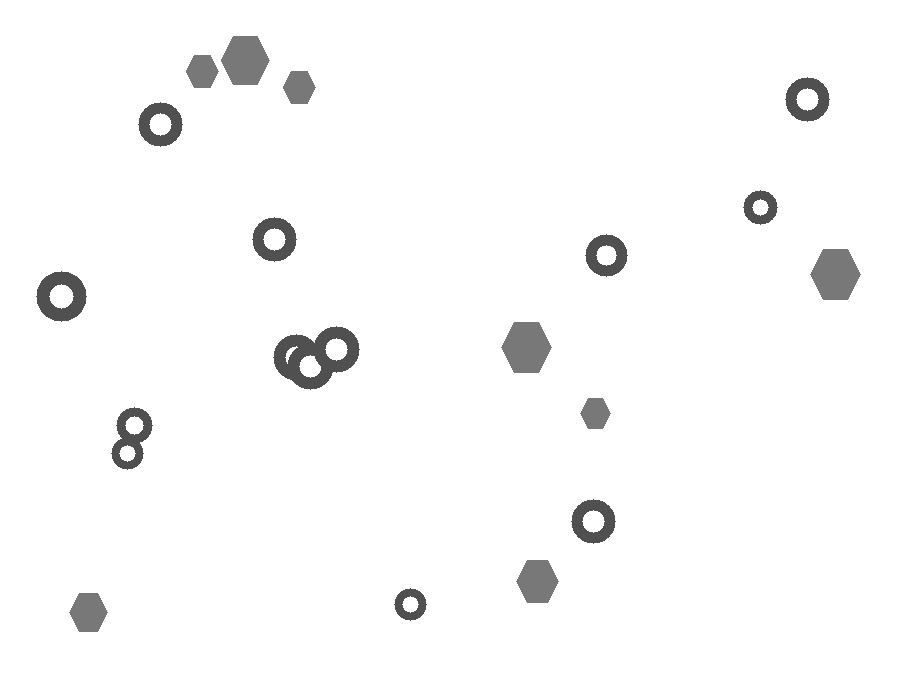
#> input picture PROJECTS/week_6 assignment Byte brains/images/img_1.png, 900 x 700 px; its folder holds only this picture in this run
$ python opencv.py
#> lines starting #> are read from the running program, lines starting #| are printed output that depends on the picture; after the words box and inside, x2 and y2 are one past the last pixel; in counts of white or black regions, pixels touching at a corner belong together
import cv2
import numpy as np
import os

# -----------------------------
# Input and Output Folders
# -----------------------------
IMAGE_FOLDER = "images"
OUTPUT_FOLDER = "results"

os.makedirs(OUTPUT_FOLDER, exist_ok=True)

# -----------------------------
# Process Each Image
# -----------------------------
for filename in os.listdir(IMAGE_FOLDER):

    image_path = os.path.join(IMAGE_FOLDER, filename)
    image = cv2.imread(image_path)
#> image is the input picture: shape (700, 900, 3); min 80, max 255, mean 249.2

    if image is None:
        continue

    output = image.copy()

    # -----------------------------
    # Convert to Grayscale
    # -----------------------------
    gray = cv2.cvtColor(image, cv2.COLOR_BGR2GRAY)

    # -----------------------------
    # Blur
    # -----------------------------
    blur = cv2.GaussianBlur(gray, (5, 5), 0)

    # -----------------------------
    # Threshold
    # -----------------------------
    _, thresh = cv2.threshold(
        blur,
        0,
        255,
        cv2.THRESH_BINARY_INV + cv2.THRESH_OTSU
    )
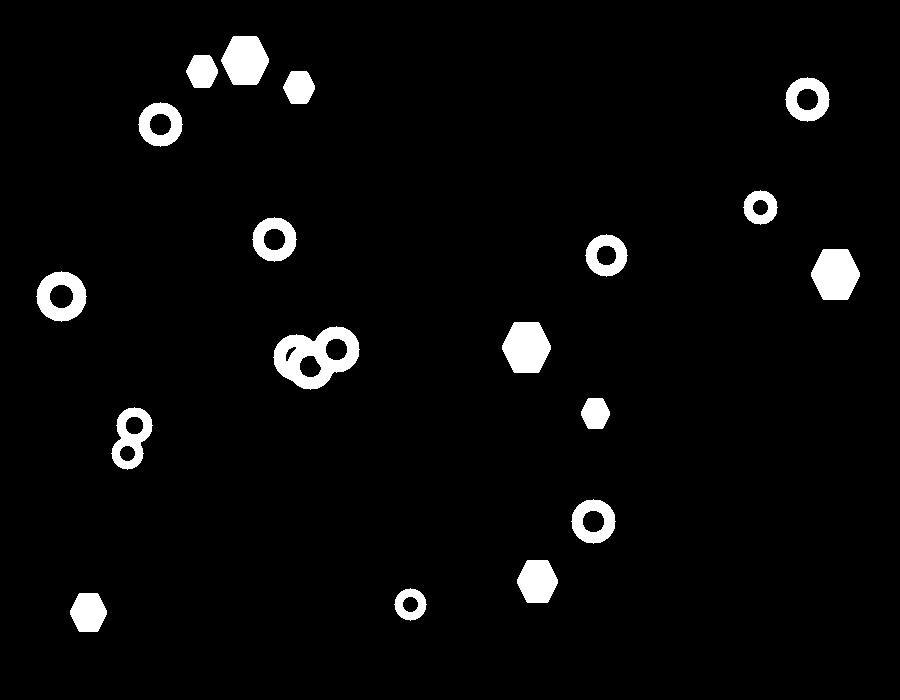
#> thresh: shape (700, 900); 3.7% white; 18 white regions, largest, box (x1, y1, x2, y2) and area: (273, 326, 360, 390) 2992, (811, 249, 860, 300) 1923, (502, 322, 551, 373) 1923

    # -----------------------------
    # Morphological Operations
    # -----------------------------
    kernel = np.ones((3,3), np.uint8)

    thresh = cv2.morphologyEx(
        thresh,
        cv2.MORPH_OPEN,
        kernel,
        iterations=1
    )
#> thresh: shape (700, 900); 3.7% white; 18 white regions, largest, box (x1, y1, x2, y2) and area: (274, 327, 359, 389) 2986, (811, 249, 860, 300) 1923, (502, 322, 551, 373) 1923

    thresh = cv2.morphologyEx(
        thresh,
        cv2.MORPH_CLOSE,
        kernel,
        iterations=2
    )
#> thresh: shape (700, 900); 3.7% white; 18 white regions

    # -----------------------------
    # Find Contours
    # -----------------------------
    contours, _ = cv2.findContours(
        thresh,
        cv2.RETR_EXTERNAL,
        cv2.CHAIN_APPROX_SIMPLE
    )
#> contours = 18 contours; largest, box (x1, y1, x2, y2) and area: (274, 327, 359, 389) 3630, (37, 272, 86, 321) 1886, (502, 322, 551, 373) 1848, (811, 249, 860, 300) 1848, (221, 36, 269, 85) 1726

    count = 0

    # -----------------------------
    # Draw Bounding Boxes
    # -----------------------------
    for contour in contours:

        area = cv2.contourArea(contour)

        if area > 200:

            x, y, w, h = cv2.boundingRect(contour)

            count += 1

            cv2.rectangle(
                output,
                (x, y),
                (x + w, y + h),
                (0, 255, 0),
                2
            )

            cv2.putText(
                output,
                str(count),
                (x, y - 5),
                cv2.FONT_HERSHEY_SIMPLEX,
                0.5,
                (255, 0, 0),
                2
            )
#> this loop made 18 passes
#> (area, x, y, w, h) on passes 1 to 8: (1062, 70, 593, 37, 39), (748, 395, 589, 31, 31), (1300, 517, 560, 41, 43), (1466, 572, 500, 43, 43), (1690.5, 112, 408, 40, 61), (658, 581, 398, 29, 31), (3629.5, 274, 327, 85, 62), (1848, 502, 322, 49, 51)
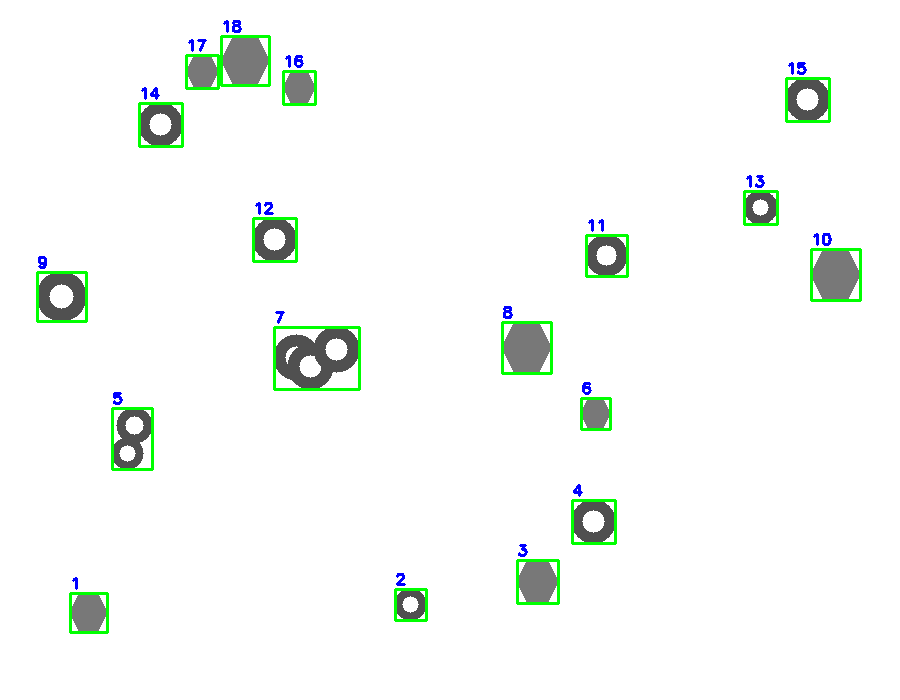
#> output: shape (700, 900, 3); 1.74% of pixels changed, all inside (x1, y1, x2, y2) = (36, 20, 862, 634)
#> after the loop, count = 18

    # -----------------------------
    # Display Total Count
    # -----------------------------
    cv2.putText(
        output,
        f"Total Objects: {count}",
        (20, 40),
        cv2.FONT_HERSHEY_SIMPLEX,
        1,
        (0, 0, 255),
        2
    )
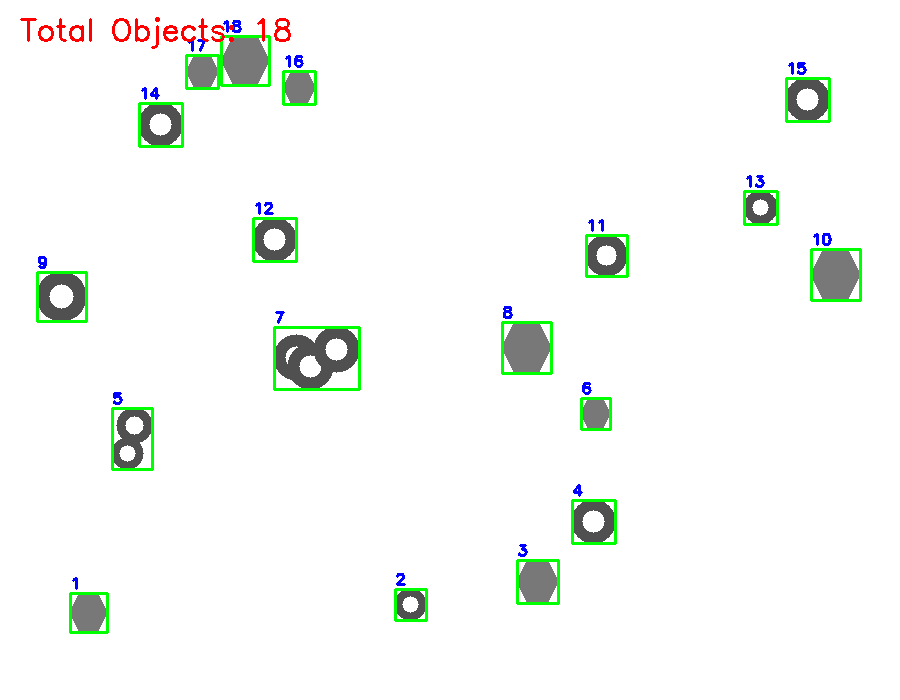
#> output: shape (700, 900, 3); 0.28% of pixels changed, all inside (x1, y1, x2, y2) = (20, 17, 291, 49)

    print(f"{filename} --> {count} objects detected")
#| img_1.png --> 18 objects detected

    # Save Result
    cv2.imwrite(os.path.join(OUTPUT_FOLDER, filename), output)

    # Show Images
    cv2.imshow("Original", image)
    cv2.imshow("Threshold", thresh)
    cv2.imshow("Detected Objects", output)

    key = cv2.waitKey(500)  # Display each image for 0.5 seconds
#> (key Esc is pressed here)

    # Press ESC to stop
    if key == 27:
        break

cv2.destroyAllWindows()

print("Processing Completed!")

$ run again, on PROJECTS/week_6 assignment Byte brains/images/img_13.png
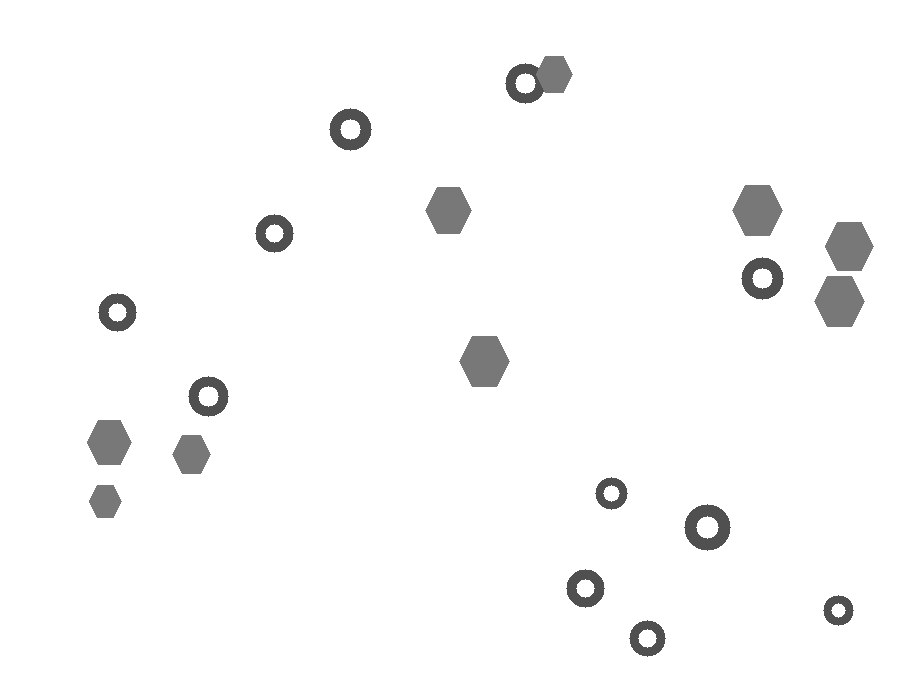
#> input picture PROJECTS/week_6 assignment Byte brains/images/img_13.png, 900 x 700 px
#> image is the input picture: shape (700, 900, 3); min 80, max 255, mean 249.4
#> `_, thresh = cv2.threshold( blur, 0, 255, cv2.THRESH_BINARY_INV + cv2.T..`:
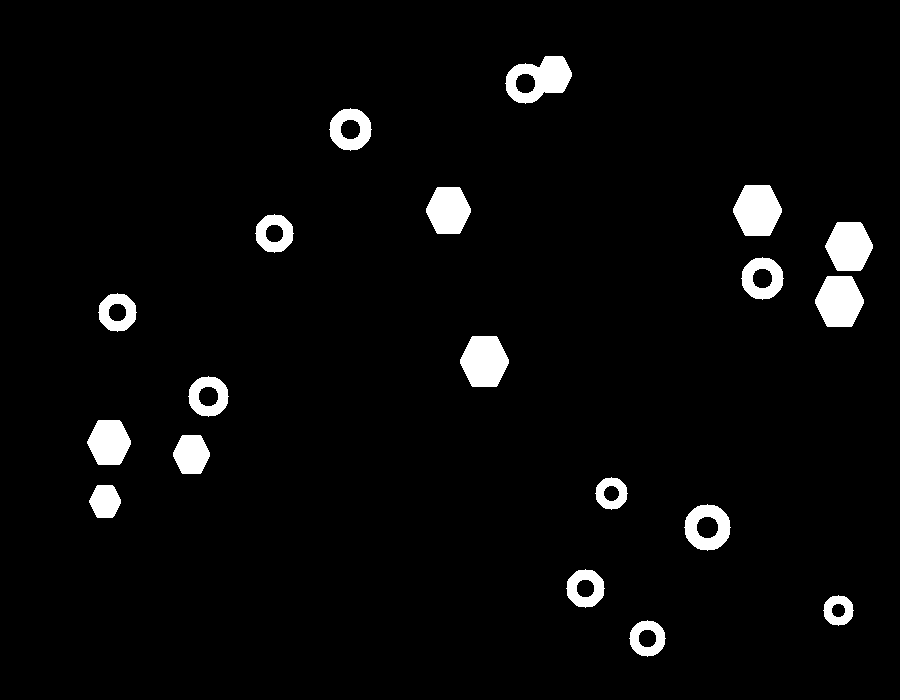
#> thresh: shape (700, 900); 3.8% white; 19 white regions, largest, box (x1, y1, x2, y2) and area: (733, 185, 782, 236) 1923, (815, 276, 864, 327) 1923, (460, 336, 509, 387) 1923
#> contours = 19 contours; largest, box (x1, y1, x2, y2) and area: (506, 56, 572, 103) 2110, (460, 336, 509, 387) 1848, (815, 276, 864, 327) 1848, (733, 185, 782, 236) 1848, (825, 222, 873, 271) 1726
#> the loop `for contour in contours: ` made 19 passes
#> (area, x, y, w, h) on passes 1 to 8: (970, 630, 621, 35, 35), (678, 824, 596, 29, 29), (1088, 567, 570, 37, 37), (1608, 685, 505, 45, 45), (766, 89, 485, 32, 33), (764, 596, 478, 31, 31), (1062, 173, 435, 37, 39), (1450, 87, 420, 44, 45)
#> after the loop `for contour in contours:`: count = 19
#> `cv2.putText( output, f"Total Objects: {count}", (20, 40), cv2.FONT_HER..`:
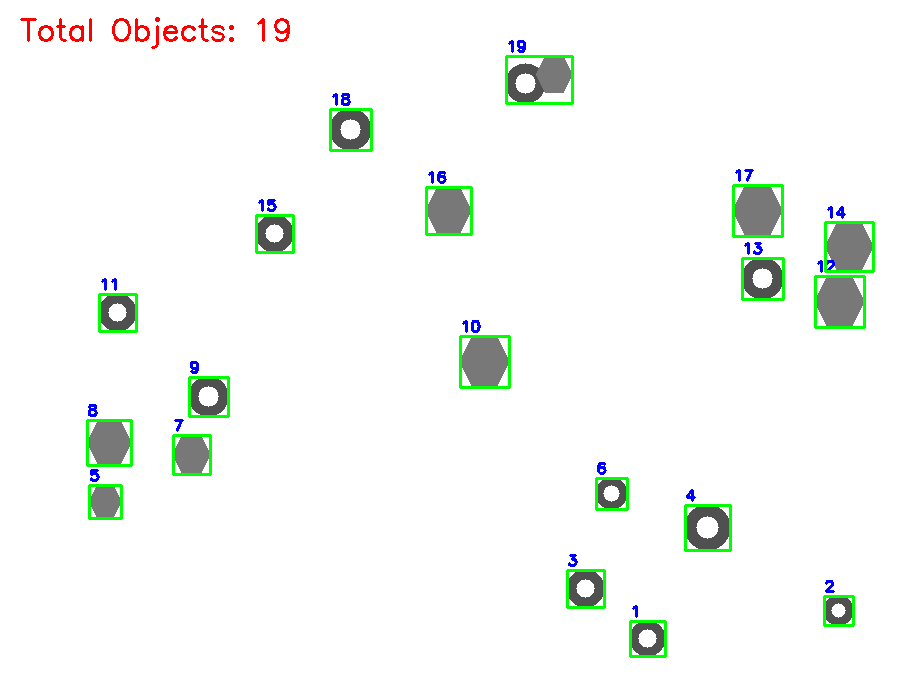
#> output: shape (700, 900, 3); mean B, G, R 245.3, 248.3, 245.2
#| img_13.png --> 19 objects detected

$ run again, on PROJECTS/week_6 assignment Byte brains/images/img_14.png
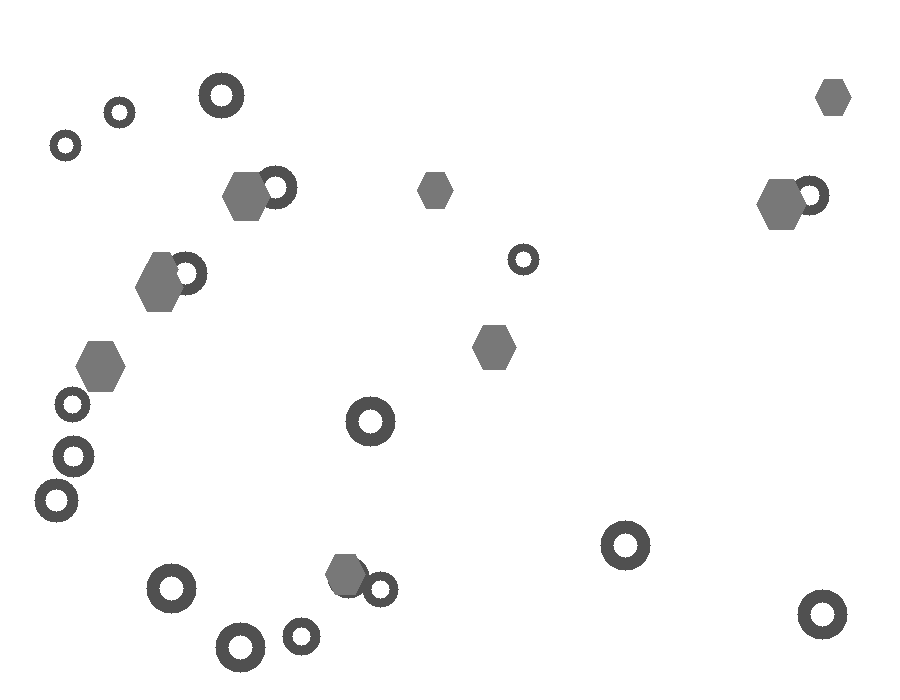
#> input picture PROJECTS/week_6 assignment Byte brains/images/img_14.png, 900 x 700 px
#> image is the input picture: shape (700, 900, 3); min 80, max 255, mean 247.4
#> `_, thresh = cv2.threshold( blur, 0, 255, cv2.THRESH_BINARY_INV + cv2.T..`:
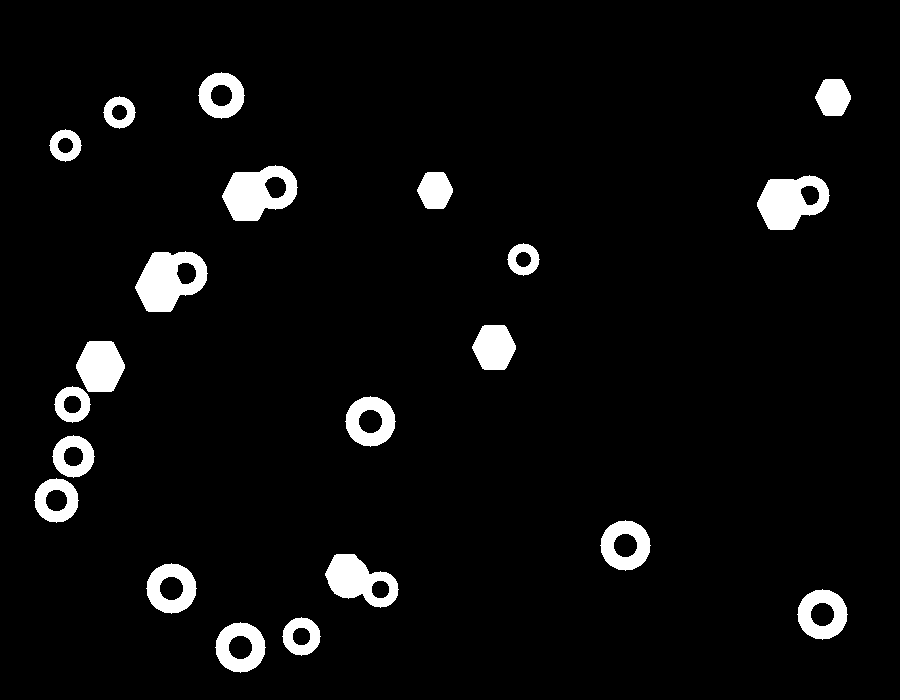
#> thresh: shape (700, 900); 4.9% white; 21 white regions, largest, box (x1, y1, x2, y2) and area: (135, 251, 208, 312) 2839, (222, 165, 298, 221) 2662, (757, 175, 830, 230) 2597
#> contours = 19 contours; largest, box (x1, y1, x2, y2) and area: (135, 252, 207, 312) 3056, (222, 166, 297, 221) 2898, (55, 341, 125, 422) 2844, (35, 436, 94, 522) 2799, (757, 176, 829, 230) 2764
#> the loop `for contour in contours: ` made 19 passes
#> (area, x, y, w, h) on passes 1 to 8: (1886, 216, 623, 49, 49), (1072, 283, 618, 37, 37), (1886, 798, 590, 49, 49), (1886, 147, 564, 49, 49), (2386.5, 325, 554, 73, 53), (1886, 601, 521, 49, 49), (2799, 35, 436, 59, 86), (1886, 346, 397, 49, 49)
#> after the loop `for contour in contours:`: count = 19
#> `cv2.putText( output, f"Total Objects: {count}", (20, 40), cv2.FONT_HER..`:
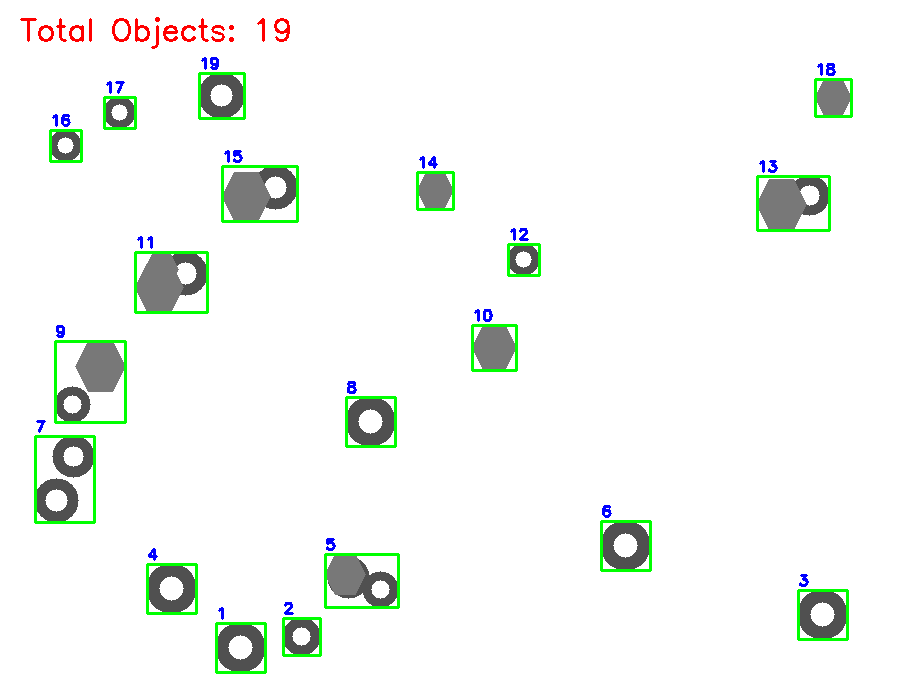
#> output: shape (700, 900, 3); mean B, G, R 242.6, 246.4, 242.5
#| img_14.png --> 19 objects detected
